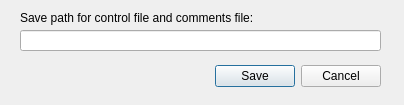
<?xml version="1.0" encoding="UTF-8"?>
<ui version="4.0">
 <class>Dialog</class>
 <widget class="QDialog" name="Dialog">
  <property name="geometry">
   <rect>
    <x>0</x>
    <y>0</y>
    <width>404</width>
    <height>105</height>
   </rect>
  </property>
  <property name="windowTitle">
   <string>Dialog</string>
  </property>
  <property name="windowIcon">
   <iconset>
    <normaloff>BOUTguilogo.png</normaloff>BOUTguilogo.png</iconset>
  </property>
  <widget class="QDialogButtonBox" name="buttonBox">
   <property name="geometry">
    <rect>
     <x>40</x>
     <y>60</y>
     <width>341</width>
     <height>32</height>
    </rect>
   </property>
   <property name="orientation">
    <enum>Qt::Horizontal</enum>
   </property>
   <property name="standardButtons">
    <set>QDialogButtonBox::Cancel|QDialogButtonBox::Save</set>
   </property>
  </widget>
  <widget class="QLineEdit" name="lineEdit">
   <property name="geometry">
    <rect>
     <x>20</x>
     <y>30</y>
     <width>361</width>
     <height>21</height>
    </rect>
   </property>
   <property name="toolTip">
    <string>Filepath to be saved to</string>
   </property>
  </widget>
  <widget class="QLabel" name="label">
   <property name="geometry">
    <rect>
     <x>20</x>
     <y>10</y>
     <width>281</width>
     <height>16</height>
    </rect>
   </property>
   <property name="text">
    <string>Save path for control file and comments file:</string>
   </property>
  </widget>
 </widget>
 <resources/>
 <connections/>
</ui>
